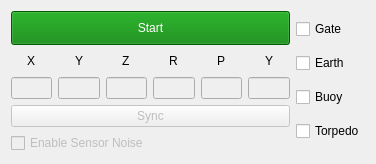
<?xml version="1.0" encoding="UTF-8"?>
<ui version="4.0">
 <class>SimulatorPanel</class>
 <widget class="QWidget" name="SimulatorPanel">
  <property name="geometry">
   <rect>
    <x>0</x>
    <y>0</y>
    <width>376</width>
    <height>164</height>
   </rect>
  </property>
  <property name="windowTitle">
   <string>Form</string>
  </property>
  <layout class="QHBoxLayout" name="horizontalLayout">
   <item>
    <layout class="QVBoxLayout" name="verticalLayout">
     <item>
      <widget class="QPushButton" name="btnStartStop">
       <property name="sizePolicy">
        <sizepolicy hsizetype="Minimum" vsizetype="Minimum">
         <horstretch>0</horstretch>
         <verstretch>0</verstretch>
        </sizepolicy>
       </property>
       <property name="palette">
        <palette>
         <active>
          <colorrole role="WindowText">
           <brush brushstyle="SolidPattern">
            <color alpha="255">
             <red>255</red>
             <green>255</green>
             <blue>255</blue>
            </color>
           </brush>
          </colorrole>
          <colorrole role="Button">
           <brush brushstyle="SolidPattern">
            <color alpha="255">
             <red>0</red>
             <green>128</green>
             <blue>0</blue>
            </color>
           </brush>
          </colorrole>
          <colorrole role="Light">
           <brush brushstyle="SolidPattern">
            <color alpha="255">
             <red>255</red>
             <green>255</green>
             <blue>255</blue>
            </color>
           </brush>
          </colorrole>
          <colorrole role="Midlight">
           <brush brushstyle="SolidPattern">
            <color alpha="255">
             <red>247</red>
             <green>247</green>
             <blue>247</blue>
            </color>
           </brush>
          </colorrole>
          <colorrole role="Dark">
           <brush brushstyle="SolidPattern">
            <color alpha="255">
             <red>119</red>
             <green>119</green>
             <blue>119</blue>
            </color>
           </brush>
          </colorrole>
          <colorrole role="Mid">
           <brush brushstyle="SolidPattern">
            <color alpha="255">
             <red>159</red>
             <green>159</green>
             <blue>159</blue>
            </color>
           </brush>
          </colorrole>
          <colorrole role="Text">
           <brush brushstyle="SolidPattern">
            <color alpha="255">
             <red>255</red>
             <green>255</green>
             <blue>255</blue>
            </color>
           </brush>
          </colorrole>
          <colorrole role="BrightText">
           <brush brushstyle="SolidPattern">
            <color alpha="255">
             <red>255</red>
             <green>255</green>
             <blue>255</blue>
            </color>
           </brush>
          </colorrole>
          <colorrole role="ButtonText">
           <brush brushstyle="SolidPattern">
            <color alpha="255">
             <red>255</red>
             <green>255</green>
             <blue>255</blue>
            </color>
           </brush>
          </colorrole>
          <colorrole role="Base">
           <brush brushstyle="SolidPattern">
            <color alpha="255">
             <red>0</red>
             <green>128</green>
             <blue>0</blue>
            </color>
           </brush>
          </colorrole>
          <colorrole role="Window">
           <brush brushstyle="SolidPattern">
            <color alpha="255">
             <red>0</red>
             <green>128</green>
             <blue>0</blue>
            </color>
           </brush>
          </colorrole>
          <colorrole role="Shadow">
           <brush brushstyle="SolidPattern">
            <color alpha="255">
             <red>0</red>
             <green>0</green>
             <blue>0</blue>
            </color>
           </brush>
          </colorrole>
          <colorrole role="AlternateBase">
           <brush brushstyle="SolidPattern">
            <color alpha="255">
             <red>247</red>
             <green>247</green>
             <blue>247</blue>
            </color>
           </brush>
          </colorrole>
          <colorrole role="ToolTipBase">
           <brush brushstyle="SolidPattern">
            <color alpha="255">
             <red>255</red>
             <green>255</green>
             <blue>220</blue>
            </color>
           </brush>
          </colorrole>
          <colorrole role="ToolTipText">
           <brush brushstyle="SolidPattern">
            <color alpha="255">
             <red>0</red>
             <green>0</green>
             <blue>0</blue>
            </color>
           </brush>
          </colorrole>
          <colorrole role="PlaceholderText">
           <brush brushstyle="SolidPattern">
            <color alpha="255">
             <red>255</red>
             <green>255</green>
             <blue>255</blue>
            </color>
           </brush>
          </colorrole>
         </active>
         <inactive>
          <colorrole role="WindowText">
           <brush brushstyle="SolidPattern">
            <color alpha="255">
             <red>255</red>
             <green>255</green>
             <blue>255</blue>
            </color>
           </brush>
          </colorrole>
          <colorrole role="Button">
           <brush brushstyle="SolidPattern">
            <color alpha="255">
             <red>0</red>
             <green>128</green>
             <blue>0</blue>
            </color>
           </brush>
          </colorrole>
          <colorrole role="Light">
           <brush brushstyle="SolidPattern">
            <color alpha="255">
             <red>255</red>
             <green>255</green>
             <blue>255</blue>
            </color>
           </brush>
          </colorrole>
          <colorrole role="Midlight">
           <brush brushstyle="SolidPattern">
            <color alpha="255">
             <red>247</red>
             <green>247</green>
             <blue>247</blue>
            </color>
           </brush>
          </colorrole>
          <colorrole role="Dark">
           <brush brushstyle="SolidPattern">
            <color alpha="255">
             <red>119</red>
             <green>119</green>
             <blue>119</blue>
            </color>
           </brush>
          </colorrole>
          <colorrole role="Mid">
           <brush brushstyle="SolidPattern">
            <color alpha="255">
             <red>159</red>
             <green>159</green>
             <blue>159</blue>
            </color>
           </brush>
          </colorrole>
          <colorrole role="Text">
           <brush brushstyle="SolidPattern">
            <color alpha="255">
             <red>255</red>
             <green>255</green>
             <blue>255</blue>
            </color>
           </brush>
          </colorrole>
          <colorrole role="BrightText">
           <brush brushstyle="SolidPattern">
            <color alpha="255">
             <red>255</red>
             <green>255</green>
             <blue>255</blue>
            </color>
           </brush>
          </colorrole>
          <colorrole role="ButtonText">
           <brush brushstyle="SolidPattern">
            <color alpha="255">
             <red>255</red>
             <green>255</green>
             <blue>255</blue>
            </color>
           </brush>
          </colorrole>
          <colorrole role="Base">
           <brush brushstyle="SolidPattern">
            <color alpha="255">
             <red>0</red>
             <green>128</green>
             <blue>0</blue>
            </color>
           </brush>
          </colorrole>
          <colorrole role="Window">
           <brush brushstyle="SolidPattern">
            <color alpha="255">
             <red>0</red>
             <green>128</green>
             <blue>0</blue>
            </color>
           </brush>
          </colorrole>
          <colorrole role="Shadow">
           <brush brushstyle="SolidPattern">
            <color alpha="255">
             <red>0</red>
             <green>0</green>
             <blue>0</blue>
            </color>
           </brush>
          </colorrole>
          <colorrole role="AlternateBase">
           <brush brushstyle="SolidPattern">
            <color alpha="255">
             <red>247</red>
             <green>247</green>
             <blue>247</blue>
            </color>
           </brush>
          </colorrole>
          <colorrole role="ToolTipBase">
           <brush brushstyle="SolidPattern">
            <color alpha="255">
             <red>255</red>
             <green>255</green>
             <blue>220</blue>
            </color>
           </brush>
          </colorrole>
          <colorrole role="ToolTipText">
           <brush brushstyle="SolidPattern">
            <color alpha="255">
             <red>0</red>
             <green>0</green>
             <blue>0</blue>
            </color>
           </brush>
          </colorrole>
          <colorrole role="PlaceholderText">
           <brush brushstyle="SolidPattern">
            <color alpha="255">
             <red>255</red>
             <green>255</green>
             <blue>255</blue>
            </color>
           </brush>
          </colorrole>
         </inactive>
         <disabled>
          <colorrole role="WindowText">
           <brush brushstyle="SolidPattern">
            <color alpha="255">
             <red>255</red>
             <green>255</green>
             <blue>255</blue>
            </color>
           </brush>
          </colorrole>
          <colorrole role="Button">
           <brush brushstyle="SolidPattern">
            <color alpha="255">
             <red>100</red>
             <green>130</green>
             <blue>110</blue>
            </color>
           </brush>
          </colorrole>
          <colorrole role="Light">
           <brush brushstyle="SolidPattern">
            <color alpha="255">
             <red>255</red>
             <green>255</green>
             <blue>255</blue>
            </color>
           </brush>
          </colorrole>
          <colorrole role="Midlight">
           <brush brushstyle="SolidPattern">
            <color alpha="255">
             <red>247</red>
             <green>247</green>
             <blue>247</blue>
            </color>
           </brush>
          </colorrole>
          <colorrole role="Dark">
           <brush brushstyle="SolidPattern">
            <color alpha="255">
             <red>119</red>
             <green>119</green>
             <blue>119</blue>
            </color>
           </brush>
          </colorrole>
          <colorrole role="Mid">
           <brush brushstyle="SolidPattern">
            <color alpha="255">
             <red>159</red>
             <green>159</green>
             <blue>159</blue>
            </color>
           </brush>
          </colorrole>
          <colorrole role="Text">
           <brush brushstyle="SolidPattern">
            <color alpha="255">
             <red>255</red>
             <green>255</green>
             <blue>255</blue>
            </color>
           </brush>
          </colorrole>
          <colorrole role="BrightText">
           <brush brushstyle="SolidPattern">
            <color alpha="255">
             <red>255</red>
             <green>255</green>
             <blue>255</blue>
            </color>
           </brush>
          </colorrole>
          <colorrole role="ButtonText">
           <brush brushstyle="SolidPattern">
            <color alpha="255">
             <red>255</red>
             <green>255</green>
             <blue>255</blue>
            </color>
           </brush>
          </colorrole>
          <colorrole role="Base">
           <brush brushstyle="SolidPattern">
            <color alpha="255">
             <red>100</red>
             <green>130</green>
             <blue>110</blue>
            </color>
           </brush>
          </colorrole>
          <colorrole role="Window">
           <brush brushstyle="SolidPattern">
            <color alpha="255">
             <red>100</red>
             <green>130</green>
             <blue>110</blue>
            </color>
           </brush>
          </colorrole>
          <colorrole role="Shadow">
           <brush brushstyle="SolidPattern">
            <color alpha="255">
             <red>0</red>
             <green>0</green>
             <blue>0</blue>
            </color>
           </brush>
          </colorrole>
          <colorrole role="AlternateBase">
           <brush brushstyle="SolidPattern">
            <color alpha="255">
             <red>239</red>
             <green>239</green>
             <blue>239</blue>
            </color>
           </brush>
          </colorrole>
          <colorrole role="ToolTipBase">
           <brush brushstyle="SolidPattern">
            <color alpha="255">
             <red>255</red>
             <green>255</green>
             <blue>220</blue>
            </color>
           </brush>
          </colorrole>
          <colorrole role="ToolTipText">
           <brush brushstyle="SolidPattern">
            <color alpha="255">
             <red>0</red>
             <green>0</green>
             <blue>0</blue>
            </color>
           </brush>
          </colorrole>
          <colorrole role="PlaceholderText">
           <brush brushstyle="SolidPattern">
            <color alpha="255">
             <red>255</red>
             <green>255</green>
             <blue>255</blue>
            </color>
           </brush>
          </colorrole>
         </disabled>
        </palette>
       </property>
       <property name="autoFillBackground">
        <bool>false</bool>
       </property>
       <property name="styleSheet">
        <string notr="true">QPushButton {color: white; background: green;}
QPushButton:!enabled{color: white; background: rgb(100, 130, 110);}</string>
       </property>
       <property name="text">
        <string>Start</string>
       </property>
      </widget>
     </item>
     <item>
      <layout class="QVBoxLayout" name="verticalLayout_3">
       <item>
        <layout class="QHBoxLayout" name="horizontalLayout_2">
         <item>
          <layout class="QVBoxLayout" name="verticalLayout_4">
           <property name="sizeConstraint">
            <enum>QLayout::SetMinimumSize</enum>
           </property>
           <property name="topMargin">
            <number>0</number>
           </property>
           <item>
            <layout class="QHBoxLayout" name="horizontalLayout_7">
             <item>
              <spacer name="horizontalSpacer">
               <property name="orientation">
                <enum>Qt::Horizontal</enum>
               </property>
               <property name="sizeHint" stdset="0">
                <size>
                 <width>40</width>
                 <height>20</height>
                </size>
               </property>
              </spacer>
             </item>
             <item>
              <widget class="QLabel" name="label">
               <property name="text">
                <string>X</string>
               </property>
              </widget>
             </item>
             <item>
              <spacer name="horizontalSpacer_2">
               <property name="orientation">
                <enum>Qt::Horizontal</enum>
               </property>
               <property name="sizeHint" stdset="0">
                <size>
                 <width>40</width>
                 <height>20</height>
                </size>
               </property>
              </spacer>
             </item>
            </layout>
           </item>
           <item>
            <widget class="QLineEdit" name="lineEditX">
             <property name="enabled">
              <bool>false</bool>
             </property>
            </widget>
           </item>
          </layout>
         </item>
         <item>
          <layout class="QVBoxLayout" name="verticalLayout_7">
           <item>
            <layout class="QHBoxLayout" name="horizontalLayout_8">
             <item>
              <spacer name="horizontalSpacer_3">
               <property name="orientation">
                <enum>Qt::Horizontal</enum>
               </property>
               <property name="sizeHint" stdset="0">
                <size>
                 <width>40</width>
                 <height>20</height>
                </size>
               </property>
              </spacer>
             </item>
             <item>
              <widget class="QLabel" name="label_2">
               <property name="text">
                <string>Y</string>
               </property>
              </widget>
             </item>
             <item>
              <spacer name="horizontalSpacer_4">
               <property name="orientation">
                <enum>Qt::Horizontal</enum>
               </property>
               <property name="sizeHint" stdset="0">
                <size>
                 <width>40</width>
                 <height>20</height>
                </size>
               </property>
              </spacer>
             </item>
            </layout>
           </item>
           <item>
            <widget class="QLineEdit" name="lineEditY">
             <property name="enabled">
              <bool>false</bool>
             </property>
            </widget>
           </item>
          </layout>
         </item>
         <item>
          <layout class="QVBoxLayout" name="verticalLayout_8">
           <property name="sizeConstraint">
            <enum>QLayout::SetFixedSize</enum>
           </property>
           <item>
            <layout class="QHBoxLayout" name="horizontalLayout_9">
             <item>
              <spacer name="horizontalSpacer_10">
               <property name="orientation">
                <enum>Qt::Horizontal</enum>
               </property>
               <property name="sizeHint" stdset="0">
                <size>
                 <width>40</width>
                 <height>20</height>
                </size>
               </property>
              </spacer>
             </item>
             <item>
              <widget class="QLabel" name="label_3">
               <property name="text">
                <string>Z</string>
               </property>
              </widget>
             </item>
             <item>
              <spacer name="horizontalSpacer_5">
               <property name="orientation">
                <enum>Qt::Horizontal</enum>
               </property>
               <property name="sizeHint" stdset="0">
                <size>
                 <width>40</width>
                 <height>20</height>
                </size>
               </property>
              </spacer>
             </item>
            </layout>
           </item>
           <item>
            <widget class="QLineEdit" name="lineEditZ">
             <property name="enabled">
              <bool>false</bool>
             </property>
            </widget>
           </item>
          </layout>
         </item>
         <item>
          <layout class="QVBoxLayout" name="verticalLayout_6">
           <item>
            <layout class="QHBoxLayout" name="horizontalLayout_10">
             <item>
              <spacer name="horizontalSpacer_6">
               <property name="orientation">
                <enum>Qt::Horizontal</enum>
               </property>
               <property name="sizeHint" stdset="0">
                <size>
                 <width>40</width>
                 <height>20</height>
                </size>
               </property>
              </spacer>
             </item>
             <item>
              <widget class="QLabel" name="label_4">
               <property name="text">
                <string>R</string>
               </property>
              </widget>
             </item>
             <item>
              <spacer name="horizontalSpacer_7">
               <property name="orientation">
                <enum>Qt::Horizontal</enum>
               </property>
               <property name="sizeHint" stdset="0">
                <size>
                 <width>40</width>
                 <height>20</height>
                </size>
               </property>
              </spacer>
             </item>
            </layout>
           </item>
           <item>
            <widget class="QLineEdit" name="lineEditRoll">
             <property name="enabled">
              <bool>false</bool>
             </property>
            </widget>
           </item>
          </layout>
         </item>
         <item>
          <layout class="QVBoxLayout" name="verticalLayout_9">
           <item>
            <layout class="QHBoxLayout" name="horizontalLayout_12">
             <item>
              <spacer name="horizontalSpacer_12">
               <property name="orientation">
                <enum>Qt::Horizontal</enum>
               </property>
               <property name="sizeHint" stdset="0">
                <size>
                 <width>40</width>
                 <height>20</height>
                </size>
               </property>
              </spacer>
             </item>
             <item>
              <widget class="QLabel" name="label_5">
               <property name="text">
                <string>P</string>
               </property>
              </widget>
             </item>
             <item>
              <spacer name="horizontalSpacer_11">
               <property name="orientation">
                <enum>Qt::Horizontal</enum>
               </property>
               <property name="sizeHint" stdset="0">
                <size>
                 <width>40</width>
                 <height>20</height>
                </size>
               </property>
              </spacer>
             </item>
            </layout>
           </item>
           <item>
            <widget class="QLineEdit" name="lineEditPitch">
             <property name="enabled">
              <bool>false</bool>
             </property>
            </widget>
           </item>
          </layout>
         </item>
         <item>
          <layout class="QVBoxLayout" name="verticalLayout_5">
           <item>
            <layout class="QHBoxLayout" name="horizontalLayout_11">
             <item>
              <spacer name="horizontalSpacer_8">
               <property name="orientation">
                <enum>Qt::Horizontal</enum>
               </property>
               <property name="sizeHint" stdset="0">
                <size>
                 <width>40</width>
                 <height>20</height>
                </size>
               </property>
              </spacer>
             </item>
             <item>
              <widget class="QLabel" name="label_6">
               <property name="text">
                <string>Y</string>
               </property>
              </widget>
             </item>
             <item>
              <spacer name="horizontalSpacer_9">
               <property name="orientation">
                <enum>Qt::Horizontal</enum>
               </property>
               <property name="sizeHint" stdset="0">
                <size>
                 <width>40</width>
                 <height>20</height>
                </size>
               </property>
              </spacer>
             </item>
            </layout>
           </item>
           <item>
            <widget class="QLineEdit" name="lineEditYaw">
             <property name="enabled">
              <bool>false</bool>
             </property>
            </widget>
           </item>
          </layout>
         </item>
        </layout>
       </item>
       <item>
        <widget class="QPushButton" name="btnSync">
         <property name="enabled">
          <bool>false</bool>
         </property>
         <property name="text">
          <string>Sync</string>
         </property>
        </widget>
       </item>
      </layout>
     </item>
     <item>
      <widget class="QCheckBox" name="chkBoxSensorNoise">
       <property name="enabled">
        <bool>false</bool>
       </property>
       <property name="text">
        <string>Enable Sensor Noise</string>
       </property>
      </widget>
     </item>
    </layout>
   </item>
   <item>
    <layout class="QVBoxLayout" name="verticalLayout_2">
     <item>
      <widget class="QCheckBox" name="chkBoxGate">
       <property name="text">
        <string>Gate</string>
       </property>
      </widget>
     </item>
     <item>
      <widget class="QCheckBox" name="chkBoxEarth">
       <property name="text">
        <string>Earth</string>
       </property>
      </widget>
     </item>
     <item>
      <widget class="QCheckBox" name="chkBoxBuoy">
       <property name="text">
        <string>Buoy</string>
       </property>
      </widget>
     </item>
     <item>
      <widget class="QCheckBox" name="chkBoxTorpedo">
       <property name="text">
        <string>Torpedo</string>
       </property>
      </widget>
     </item>
    </layout>
   </item>
  </layout>
 </widget>
 <resources/>
 <connections/>
</ui>
